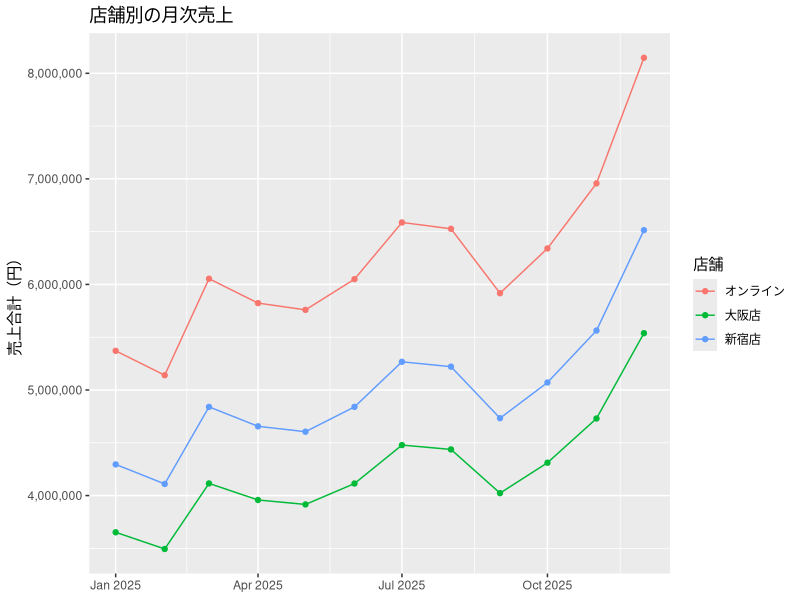
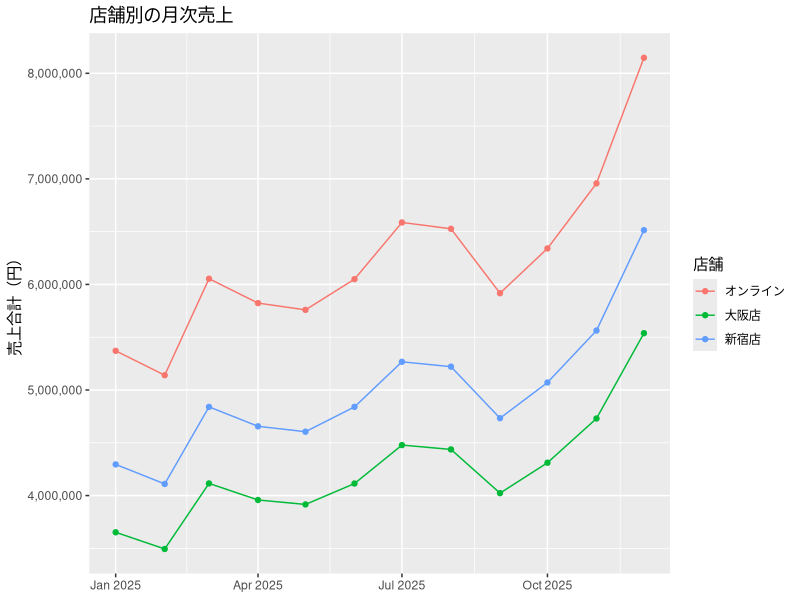

Write the R code that produced these figures, in order.
# 店舗別の月次売上（第2章の仕上げの例）
library(tidyverse)

sales <- read_csv("sales.csv")

# 日付×店舗で集計
monthly_store <- sales |>
  group_by(日付, 店舗) |>
  summarise(売上合計 = sum(売上))

# 店舗別の折れ線グラフを描いて保存
ggplot(monthly_store, aes(x = 日付, y = 売上合計, color = 店舗)) +
  geom_line() +
  geom_point() +
  scale_y_continuous(labels = scales::label_comma()) +
  labs(title = "店舗別の月次売上", x = NULL, y = "売上合計（円）")

ggsave("store_sales.png", width = 7, height = 4)
